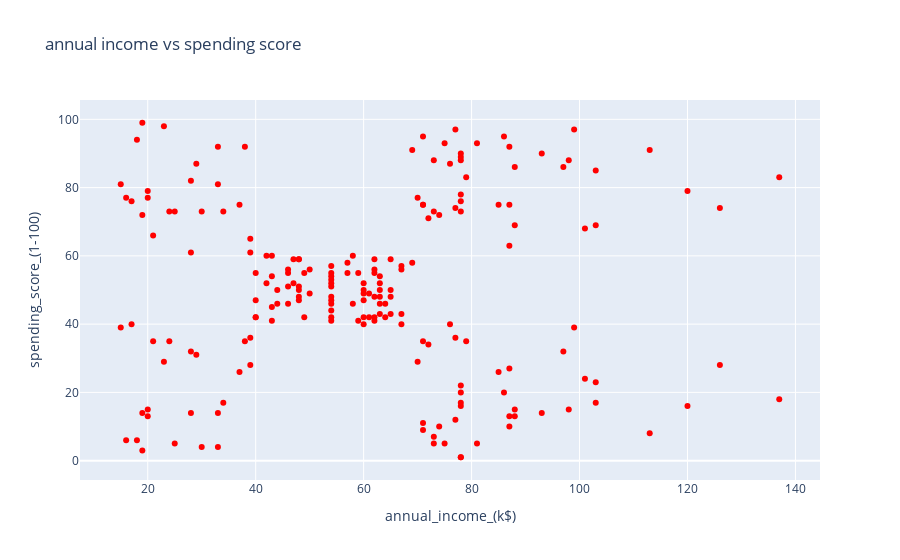

The cell this chart's notebook holds for it:
### Code cell
#annual income vs spending score
plt.figure(figsize=(20 , 20))
fig=px.scatter(df,x='annual_income_(k$)',y='spending_score_(1-100)',title='annual income vs spending score',color_discrete_sequence=['red','green'])
fig.show()

### Figure 1 — Plotly figure (JSON) as saved in the notebook; plotly's stock layout.template omitted (floating-point values rounded to 4 significant figures; data arrays with more than 128 entries replaced by an {"elided": "..."} marker saying what was removed)
{"data": [{"hovertemplate": "annual_income_(k$)=%{x}<br>spending_score_(1-100)=%{y}<extra></extra>", "legendgroup": "", "marker": {"color": "red", "symbol": "circle"}, "mode": "markers", "name": "", "orientation": "v", "showlegend": false, "type": "scatter", "x": {"elided": "200 int values"}, "xaxis": "x", "y": {"elided": "200 int values"}, "yaxis": "y"}], "layout": {"legend": {"tracegroupgap": 0}, "title": {"text": "annual income vs spending score"}, "xaxis": {"anchor": "y", "domain": [0, 1], "title": {"text": "annual_income_(k$)"}}, "yaxis": {"anchor": "x", "domain": [0, 1], "title": {"text": "spending_score_(1-100)"}}}}
